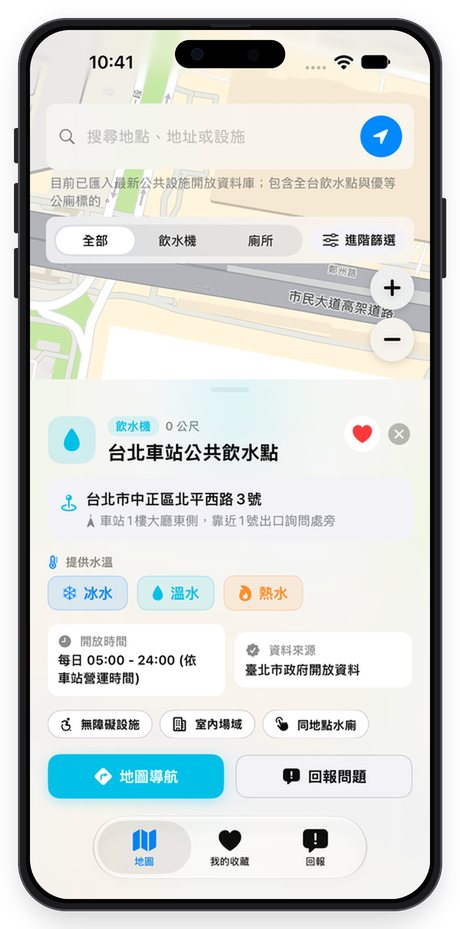
#> input picture docs/assets/map_view.png, 460 x 929 px
$ python -i frame_real_screenshots.py   (imports and definitions only)
#> lines starting #> are read from the running program, lines starting #| are printed output that depends on the picture
#> further down, picture is the input picture: PIL image 460x929 RGBA; mean R, G, B, A 184.8, 188.5, 185.9, 226.4
import os
from PIL import Image, ImageDraw, ImageFilter

def frame_highres_screenshot(im):
    sw, sh = im.size
#> sw = 460; sh = 929

    target_sw = 400
    target_sh = int(target_sw * (sh / sw))
#> target_sh = 807

    screen = im.resize((target_sw, target_sh), Image.Resampling.LANCZOS).convert("RGBA")
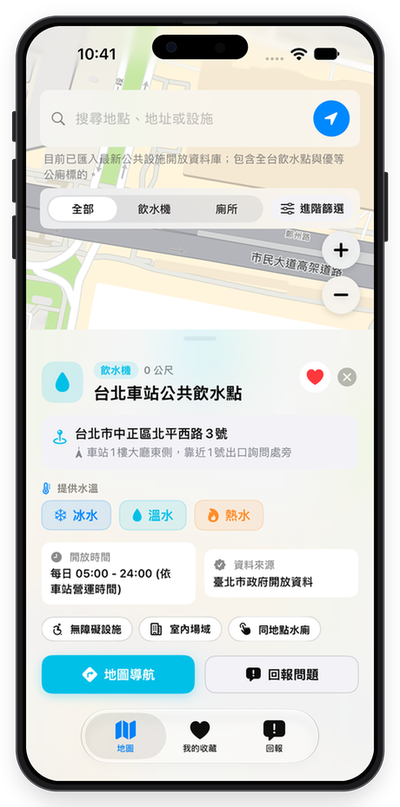
#> screen: PIL image 400x807 RGBA; mean R, G, B, A 184.9, 188.6, 185.9, 226.3; transparent parts drawn white

    canvas_w = 460
    canvas_h = target_sh + 60
#> canvas_h = 867

    dev_left = 18
    dev_top = 18
    dev_w = 424
    dev_h = target_sh + 24
#> dev_h = 831
    dev_radius = 48

    screen_left = dev_left + 12
    screen_top = dev_top + 12
    screen_radius = 40

    scale = 4
    SW = canvas_w * scale
    SH = canvas_h * scale
#> SH = 3468

    canvas = Image.new("RGBA", (SW, SH), (0, 0, 0, 0))
#> canvas: PIL image 1840x3468 RGBA; every value is 0

    shadow_mask = Image.new("L", (SW, SH), 0)
#> shadow_mask: PIL image 1840x3468 L; every value is 0
    shadow_draw = ImageDraw.Draw(shadow_mask)
    shadow_box = [
        (dev_left + 4) * scale,
        (dev_top + 10) * scale,
        (dev_left + dev_w - 4) * scale,
        (dev_top + dev_h + 10) * scale
    ]
#> shadow_box = [88, 112, 1752, 3436]
    shadow_draw.rounded_rectangle(shadow_box, radius=dev_radius * scale, fill=180)
    shadow_mask = shadow_mask.filter(ImageFilter.GaussianBlur(radius=12 * scale))
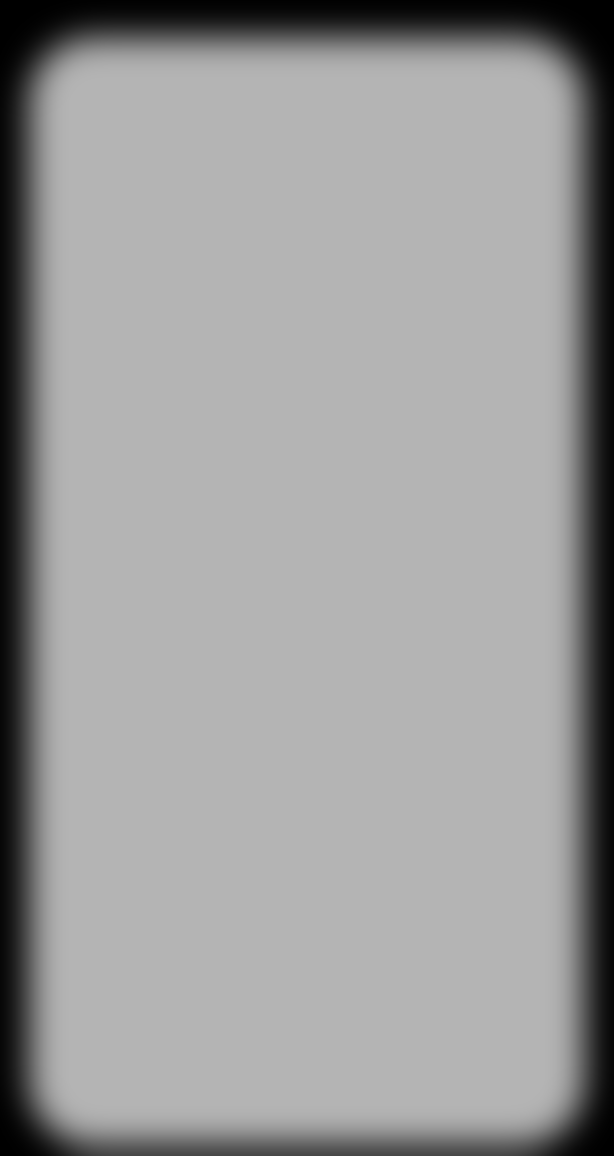
#> shadow_mask: PIL image 1840x3468 L (shown at 1/3 size); min 0, max 180, mean 155

    shadow_img = Image.new("RGBA", (SW, SH), (0, 0, 0, 0))
    shadow_img.paste((0, 0, 0, 60), (0, 0), shadow_mask)
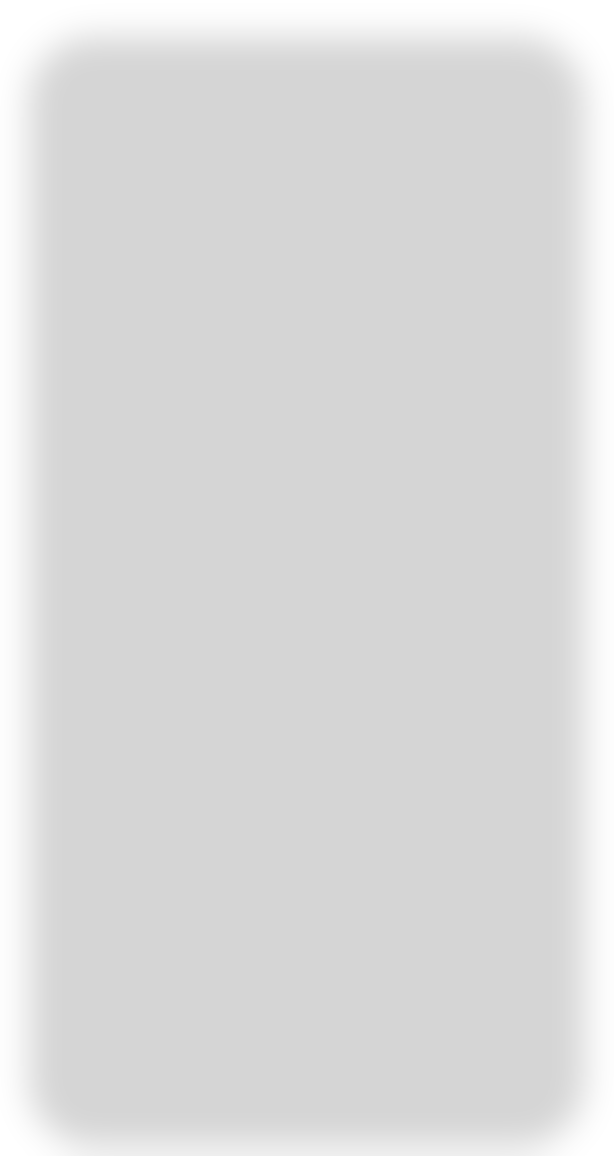
#> shadow_img: PIL image 1840x3468 RGBA (shown at 1/3 size); mean R, G, B, A 0, 0, 0, 36.2; transparent parts drawn white
    canvas = Image.alpha_composite(canvas, shadow_img)

    draw = ImageDraw.Draw(canvas)

    draw.rounded_rectangle([
        (dev_left - 4) * scale, (dev_top + 110) * scale,
        (dev_left + 2) * scale, (dev_top + 145) * scale
    ], radius=2*scale, fill=(35, 35, 38, 255))
    draw.rounded_rectangle([
        (dev_left - 4) * scale, (dev_top + 165) * scale,
        (dev_left + 2) * scale, (dev_top + 215) * scale
    ], radius=2*scale, fill=(35, 35, 38, 255))
    draw.rounded_rectangle([
        (dev_left - 4) * scale, (dev_top + 230) * scale,
        (dev_left + 2) * scale, (dev_top + 280) * scale
    ], radius=2*scale, fill=(35, 35, 38, 255))
    draw.rounded_rectangle([
        (dev_left + dev_w - 2) * scale, (dev_top + 180) * scale,
        (dev_left + dev_w + 4) * scale, (dev_top + 260) * scale
    ], radius=2*scale, fill=(35, 35, 38, 255))

    dev_box = [
        dev_left * scale, dev_top * scale,
        (dev_left + dev_w) * scale, (dev_top + dev_h) * scale
    ]
#> dev_box = [72, 72, 1768, 3396]
    draw.rounded_rectangle(dev_box, radius=dev_radius * scale, fill=(28, 28, 30, 255), outline=(75, 75, 80, 255), width=2*scale)

    bezel_box = [
        (dev_left + 8) * scale, (dev_top + 8) * scale,
        (dev_left + dev_w - 8) * scale, (dev_top + dev_h - 8) * scale
    ]
#> bezel_box = [104, 104, 1736, 3364]
    draw.rounded_rectangle(bezel_box, radius=(dev_radius - 6) * scale, fill=(5, 5, 5, 255))

    screen_w_scaled = target_sw * scale
    screen_h_scaled = target_sh * scale
    screen_scaled = screen.resize((screen_w_scaled, screen_h_scaled), Image.Resampling.LANCZOS)
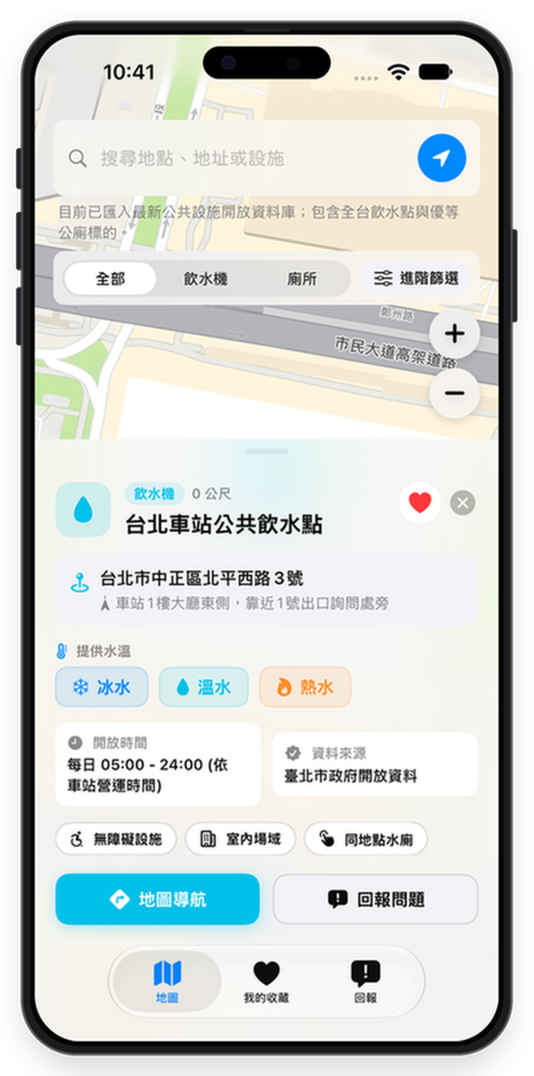
#> screen_scaled: PIL image 1600x3228 RGBA (shown at 1/3 size); mean R, G, B, A 185, 188.8, 186.1, 226.3; transparent parts drawn white

    screen_mask = Image.new("L", (screen_w_scaled, screen_h_scaled), 0)
#> screen_mask: PIL image 1600x3228 L; every value is 0
    mask_draw = ImageDraw.Draw(screen_mask)
    mask_draw.rounded_rectangle([0, 0, screen_w_scaled, screen_h_scaled], radius=screen_radius * scale, fill=255)

    screen_cropped = Image.new("RGBA", (screen_w_scaled, screen_h_scaled), (0, 0, 0, 0))
#> screen_cropped: PIL image 1600x3228 RGBA; every value is 0
    screen_cropped.paste(screen_scaled, (0, 0), screen_mask)

    canvas.paste(screen_cropped, (screen_left * scale, screen_top * scale), screen_cropped)
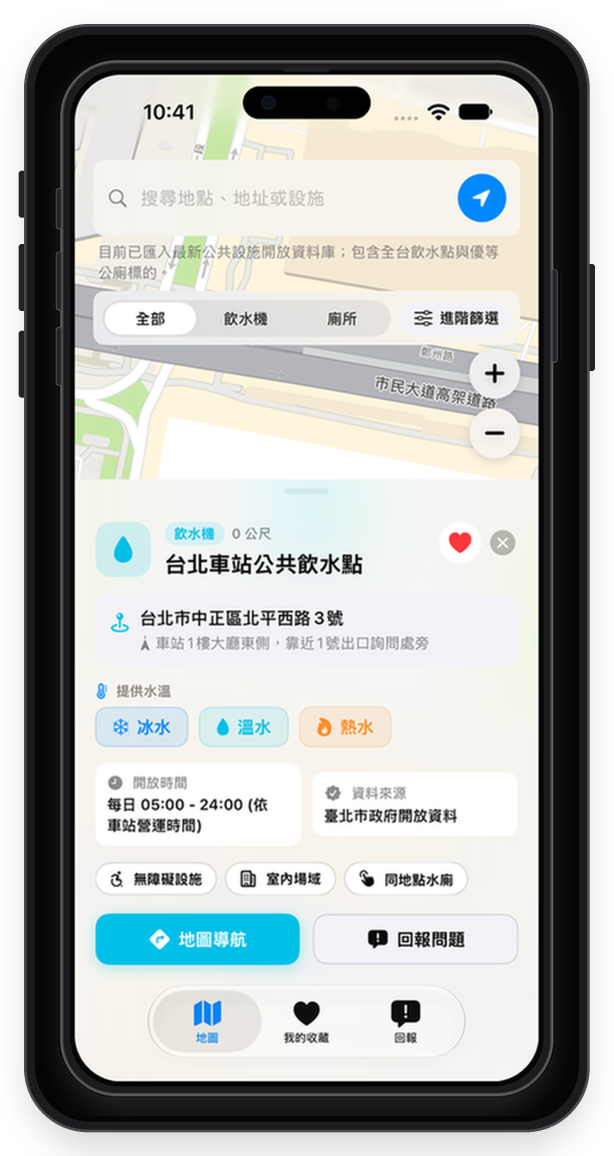
#> canvas: PIL image 1840x3468 RGBA (shown at 1/3 size); mean R, G, B, A 151.9, 154.9, 152.9, 224.7; transparent parts drawn white

    di_w = 110 * scale
    di_h = 28 * scale
    di_x = (canvas_w * scale - di_w) // 2
    di_y = (screen_top + 10) * scale
    draw.rounded_rectangle([di_x, di_y, di_x + di_w, di_y + di_h], radius=14 * scale, fill=(0, 0, 0, 255))
    draw.ellipse([di_x + 16 * scale, di_y + 8 * scale, di_x + 28 * scale, di_y + 20 * scale], fill=(12, 16, 28, 255), outline=(25, 30, 45, 255), width=1*scale)
    draw.ellipse([di_x + 72 * scale, di_y + 9 * scale, di_x + 84 * scale, di_y + 21 * scale], fill=(10, 10, 12, 255))

    speaker_w = 40 * scale
    speaker_h = 3 * scale
    sp_x = (canvas_w * scale - speaker_w) // 2
    sp_y = (dev_top + 6) * scale
    draw.rounded_rectangle([sp_x, sp_y, sp_x + speaker_w, sp_y + speaker_h], radius=2 * scale, fill=(35, 35, 38, 255))

    final_img = canvas.resize((canvas_w, canvas_h), Image.Resampling.LANCZOS)
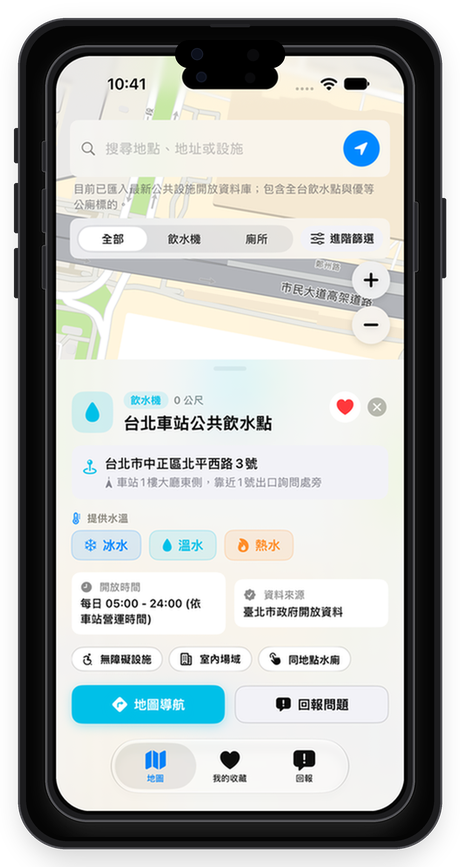
#> final_img: PIL image 460x867 RGBA; mean R, G, B, A 151.5, 154.5, 152.6, 224.7; transparent parts drawn white
    return final_img

mapping = {
    'real_map_view.png': 'docs/assets/map_view.png',
    'real_filter_view.png': 'docs/assets/filter_view.png',
    'real_favorites_view.png': 'docs/assets/favorites_view.png',
    'real_report_view.png': 'docs/assets/report_view.png'
}

framed_images = []
# [25 lines not run here, left out]

>>> from PIL import Image
>>> picture = Image.open('../docs/assets/map_view.png')
>>> result = frame_highres_screenshot(picture)

$ run again, on 螢幕截圖/截圖 2026-09-19 晚上9.51.21.png
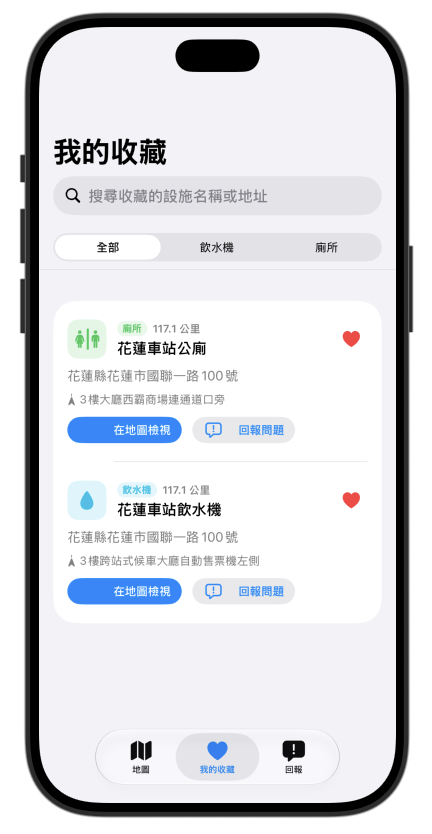
#> input picture 螢幕截圖/截圖 2026-09-19 晚上9.51.21.png, 432 x 834 px
#> picture is the input picture: PIL image 432x834 RGBA; mean R, G, B, A 217.8, 219.3, 223.4, 255
#> screen_mask: PIL image 1600x3088 L; every value is 0
#> in frame_highres_screenshot, `canvas.paste(screen_cropped, (screen_left * scale, screen_top * scale)..`:
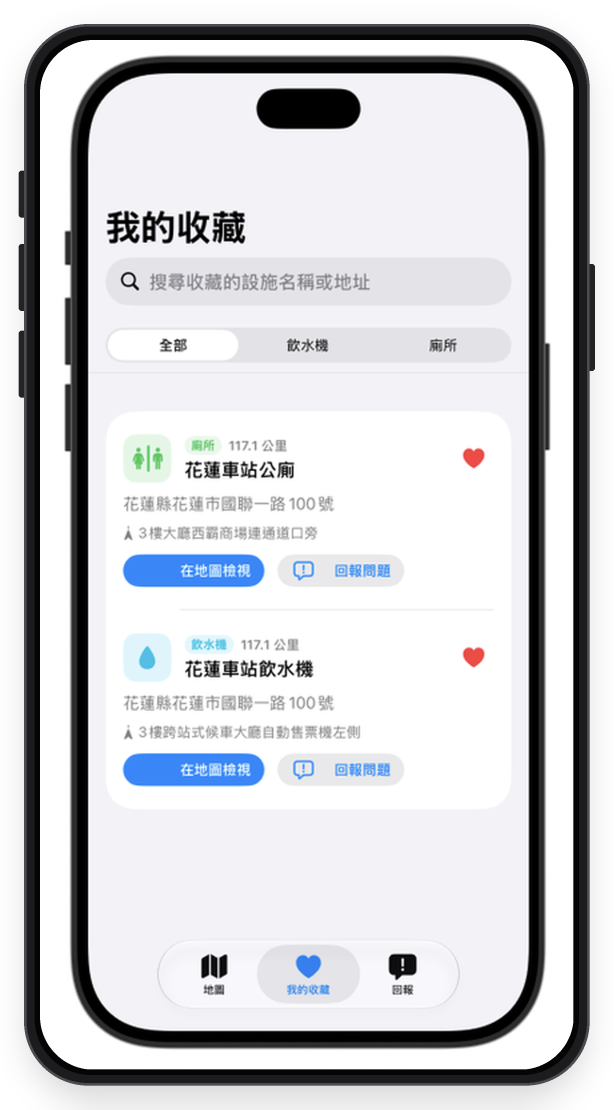
#> canvas: PIL image 1840x3328 RGBA (shown at 1/3 size); mean R, G, B, A 177.1, 178.3, 181.7, 225.3; transparent parts drawn white
#> in frame_highres_screenshot, `final_img = canvas.resize((canvas_w, canvas_h), Image.Resampling.LANCZ..`:
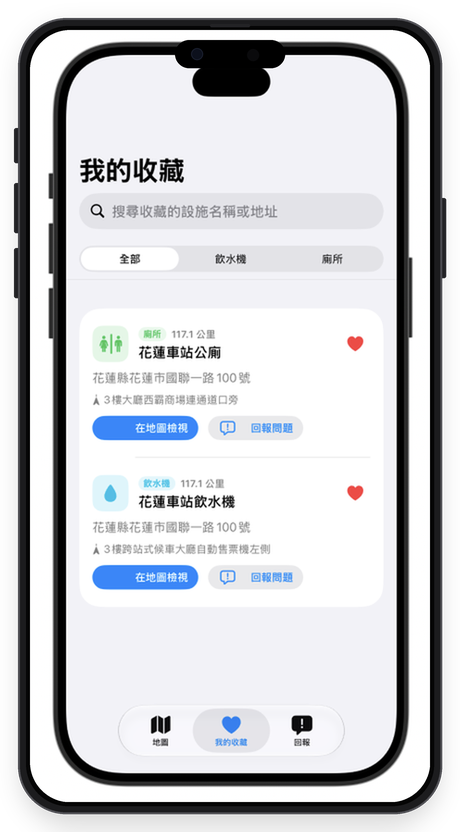
#> final_img: PIL image 460x832 RGBA; mean R, G, B, A 176.3, 177.6, 181, 225.3; transparent parts drawn white

$ run again, on 螢幕截圖/截圖 2026-09-19 晚上9.51.47.png
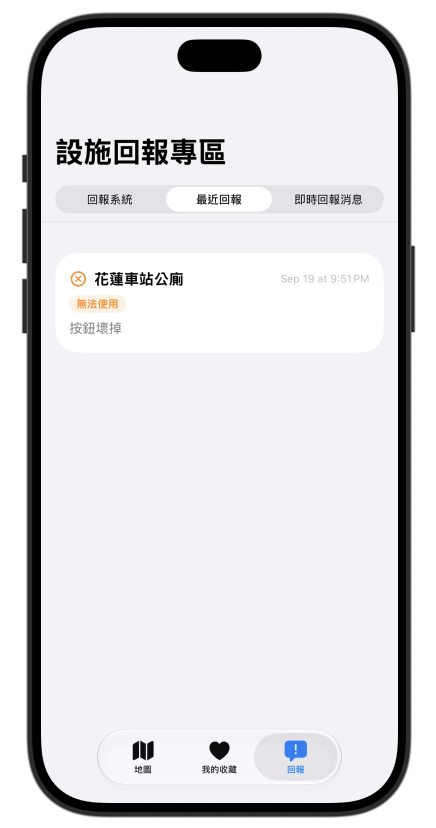
#> input picture 螢幕截圖/截圖 2026-09-19 晚上9.51.47.png, 436 x 828 px
#> picture is the input picture: PIL image 436x828 RGBA; mean R, G, B, A 220.6, 220.6, 223.8, 255
#> screen_mask: PIL image 1600x3036 L; every value is 0
#> in frame_highres_screenshot, `canvas.paste(screen_cropped, (screen_left * scale, screen_top * scale)..`:
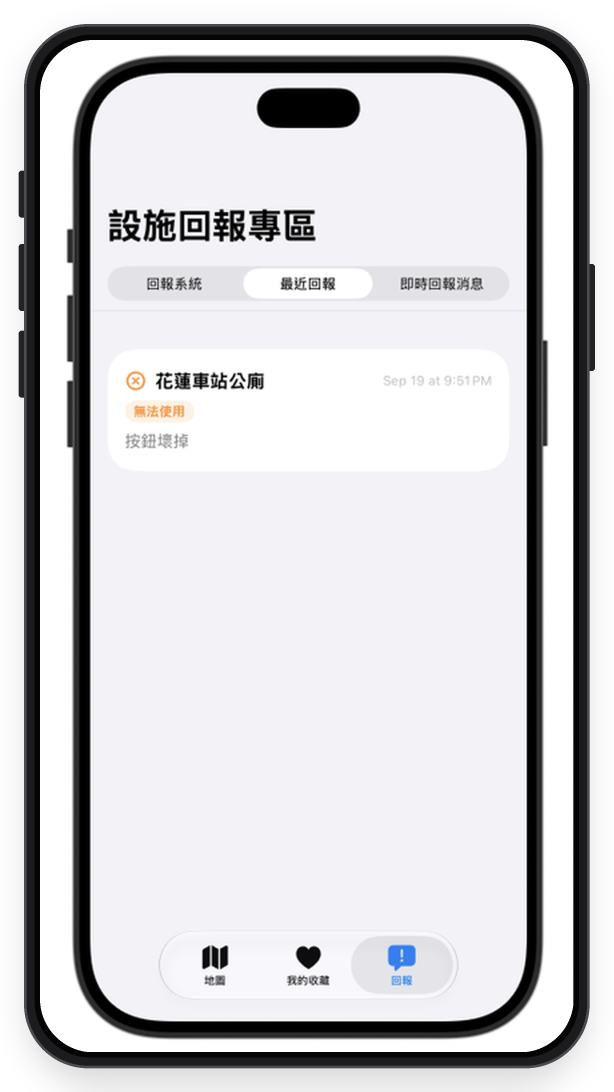
#> canvas: PIL image 1840x3276 RGBA (shown at 1/3 size); mean R, G, B, A 179.1, 179.1, 181.8, 225.1; transparent parts drawn white
#> in frame_highres_screenshot, `final_img = canvas.resize((canvas_w, canvas_h), Image.Resampling.LANCZ..`:
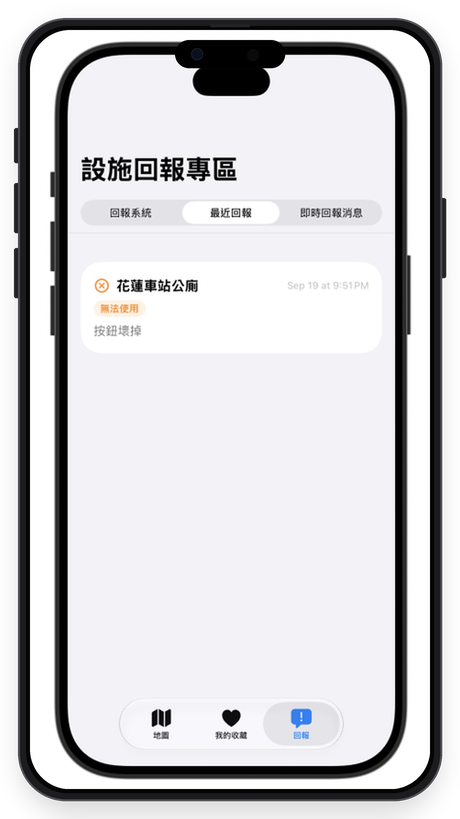
#> final_img: PIL image 460x819 RGBA; mean R, G, B, A 178.4, 178.4, 181.1, 225.1; transparent parts drawn white
